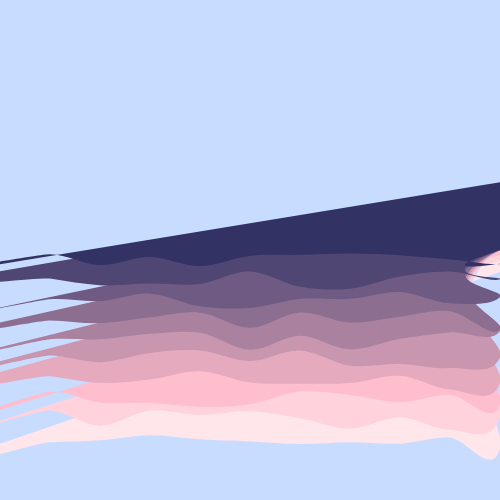
Frame 1 (no input)
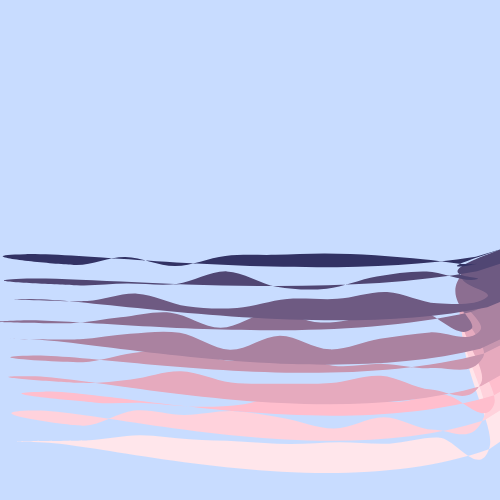
Frame 60 (no input)
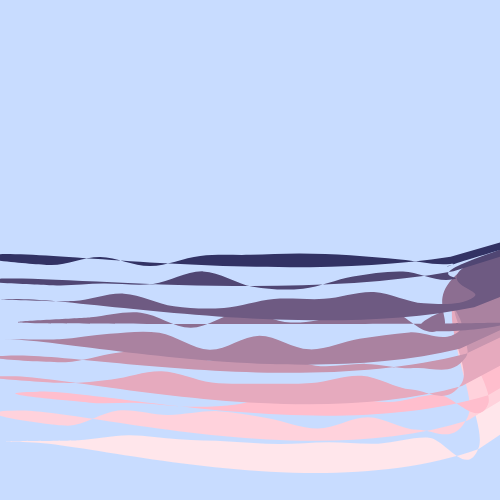
Frame 120 (the mouse pressed at the canvas centre since frame 60)

The p5.js sketch that drew these frames (run headless with seeded random() and noise() and a simulated clock; from frame 60 on, the mouse is pressed at the canvas centre):

// p5.js sketch
// ── sketch.js

let mountainLayers = []; 
let numLayers = 10; 
let layerSpeed = []; 
let fillColor;

function setup() {
    createCanvas(500, 500);
    noStroke();

    
    for (let i = 0; i < numLayers; i++) {
        let layer = [];
        for (let x = 0; x <= width; x += 50) {
            let y = random(height / 2 + i * 20, height / 2 + (i + 1) * 20);
            layer.push({ x, y });
        }
        mountainLayers.push(layer);
        layerSpeed.push(random(0.1, 0.5));
    }
}

function draw() {
    background(200, 220, 255); 

    
    for (let i = numLayers - 1; i >= 0; i--) {
        fill(50 + i * 30, 50 + i * 20, 100 + i * 15); 

        beginShape();
        vertex(1000, 100);

        for (let pt of mountainLayers[i]) {
            curveVertex(pt.x, pt.y);
            
            pt.x -= layerSpeed[i];
            if (pt.x < 0) {
                pt.x = width; 
                pt.y = random(height / 2 + i * 20, height / 2 + (i + 1) * 20);
            }
        }

        vertex(width, height/2);
        endShape(CLOSE);
    }
}

// ── style.css
.sketch-6-2025 {
    margin: 0;
    padding: 0;
    background-color: white;
    animation: fade-in;
    display: flex;
    justify-content: center;
    align-items: center;
    height: 100vh;
}

@keyframes fade-in {
    from {
        opacity: 0;
    }
    to {
        opacity: 1;
    }
}
